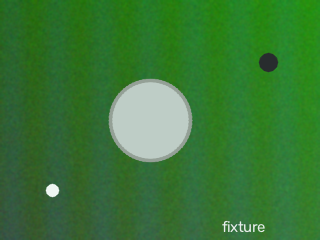
#> input picture tests/fixtures/frameviews_turf.png, 320 x 240 px
$ python -i temporal_objects.py   (imports and definitions only)
#> lines starting #> are read from the running program, lines starting #| are printed output that depends on the picture; after the words box and inside, x2 and y2 are one past the last pixel; in counts of white or black regions, pixels touching at a corner belong together
#> further down, picture is the input picture: shape (240, 320, 3); mean B, G, R 53.4, 120.2, 56.5
"""Image evidence for tiny sky objects and flag-free cup rims.

These are conservative appearance/temporal candidates, not a trained golf
classifier. Every emitted point is a current image component; predictions and
LK estimates only associate components and never count as observations.
"""
import cv2
import numpy as np


# [25 lines left out: function sky_candidates, not called in this run]


def cup_candidates(frame, people=()):
    """Flat pale candidates, including broad ambiguity blockers.

    Broad shapes cannot establish an appearance-only cup, but remain in
    temporal competition. Removing them early could falsely promote a
    narrow tee marker. The flagstick branch supplies separate evidence.
    """
#> called with people = ()
    hsv = cv2.cvtColor(frame, cv2.COLOR_BGR2HSV)
#> hsv: shape (240, 320, 3); mean H, S, V 60.2, 152.6, 120.2
    gray = cv2.cvtColor(frame, cv2.COLOR_BGR2GRAY)
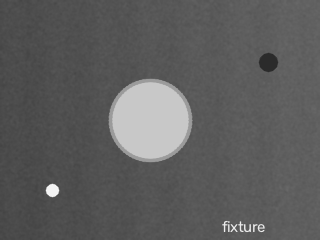
#> gray: shape (240, 320); min 43, max 243, mean 93.6
    white = cv2.inRange(hsv, np.array([0,0,170]), np.array([179,65,255]))
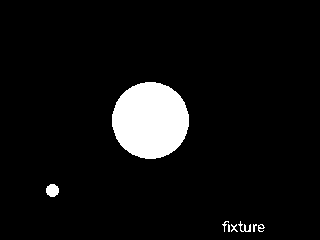
#> white: shape (240, 320); 6.4% white; 8 white regions (2 under 20 px), largest, box (x1, y1, x2, y2) and area: (112, 82, 189, 159) 4646, (46, 184, 59, 197) 133, (238, 221, 251, 232) 53, (258, 224, 265, 232) 28, (231, 224, 238, 232) 25, (222, 221, 229, 232) 22
    # Join a fragmented rim by at most two pixels, never a large virtual cup.
    white = cv2.morphologyEx(white, cv2.MORPH_CLOSE, np.ones((2,3),np.uint8))
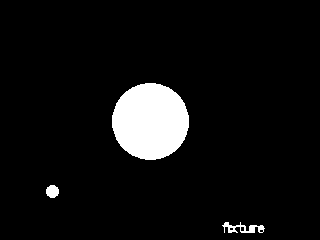
#> white: shape (240, 320); 6.5% white; 3 white regions, box (x1, y1, x2, y2) and area: (112, 83, 189, 160) 4646, (222, 222, 265, 233) 223, (46, 185, 59, 198) 133
    _, _, stats, centers = cv2.connectedComponentsWithStats(white)
#> stats = [[0, 0, 320, 240, 71798], [112, 83, 77, 77, 4646], [46, 185, 13, 13, 133], [222, 222, 43, 11, 223]]; centers = [[160.1, 118.9], [150, 121], [52, 191], [242.8, 227.9]]
    height, width = gray.shape
#> height = 240; width = 320
    result = []
    for stat, center in zip(stats[1:], centers[1:]):
        x,y,w,h,area = map(int,stat);cx,cy=map(float,center)
        if not (8 <= w <= min(240,width*.19) and 1 <= h <= 35 and 2.0 <= w/h <= 35 and area >= 10):
            continue
        if cy < height*.24 or cy > height*.94 or cx < width*.06 or cx > width*.94:
            continue
        if any(min(x+w,px1+5)>max(x,px0-5) and min(y+h,py1+8)>max(y,py0-5) for px0,py0,px1,py1 in people):
            continue
        pad=max(12,min(w,60))
        patch=hsv[max(0,y-pad):min(height,y+h+pad),max(0,x-pad):min(width,x+w+pad)]
        green=cv2.inRange(patch,np.array([24,20,35]),np.array([95,230,230]))
        if (green>0).mean() < .80:
            continue
        # Long bright scratches with almost no area are not reliable rims.
        if area/(w*h) < .20 or float(gray[y:y+h,x:x+w].max()) - float(np.median(gray[max(0,y-pad):min(height,y+h+pad), max(0,x-pad):min(width,x+w+pad)])) < 35:
            continue
        result.append({'point':[cx,cy], 'size':[w,h], 'score':float(w),
                       'method':'visible_flat_cup_rim', 'publishable_cup':w <= 45})
#> this loop made 3 passes
#> (x, y, w, h, area, cx, cy) on passes 1 to 3: (112, 83, 77, 77, 4646, 150, 121), (46, 185, 13, 13, 133, 52, 191), (222, 222, 43, 11, 223, 242.8, 227.9)
#> after the loop, result = []
    return result


# [118 lines left out: functions unique_chains, cup_publication_runs, not called in this run]

>>> import cv2
>>> picture = cv2.imread('../../tests/fixtures/frameviews_turf.png')
>>> result = cup_candidates(picture)
#> result = []
